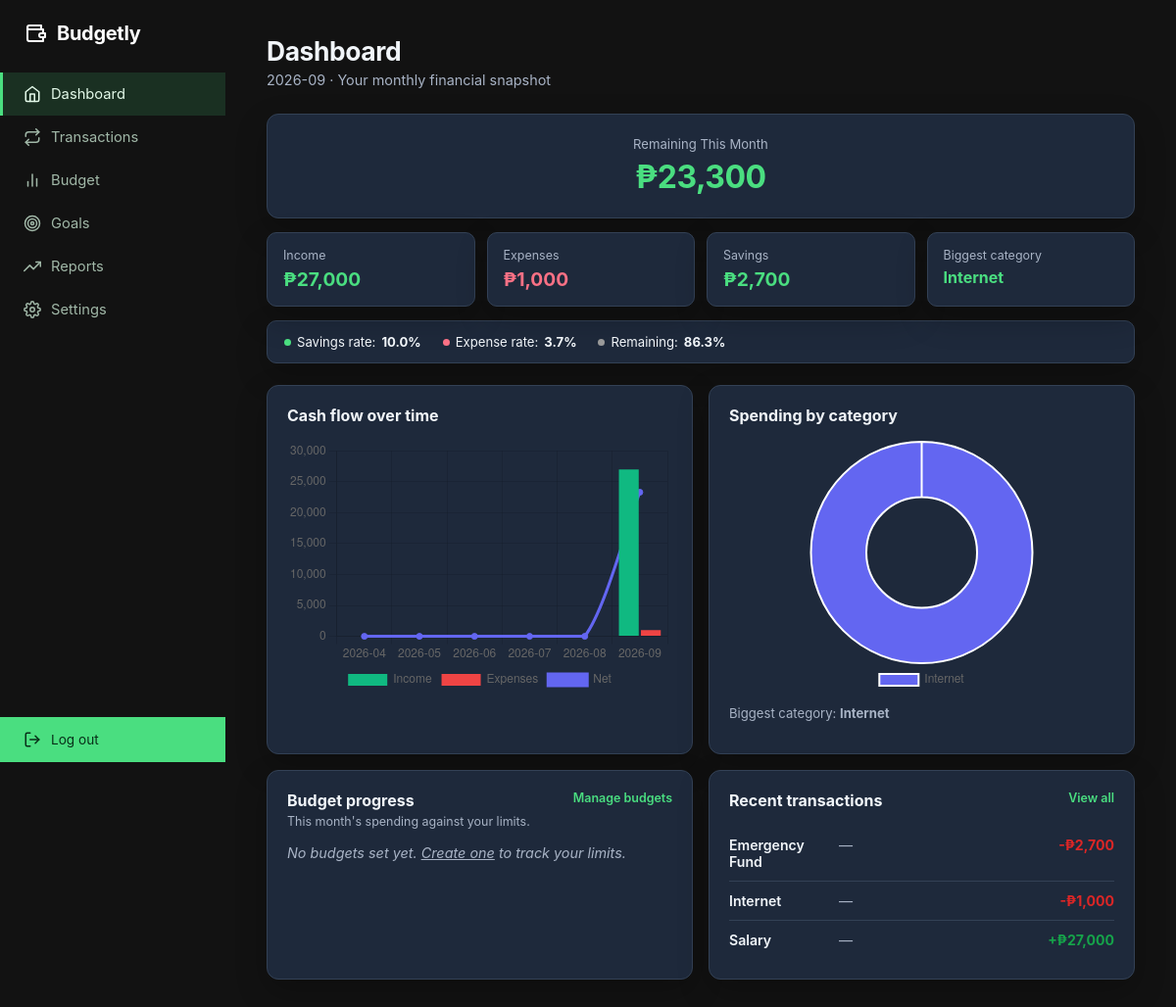
/ (signed in), run on the app's committed database.
### tables this page shows
CREATE TABLE transactions (
            id INTEGER PRIMARY KEY AUTOINCREMENT,
            user_id INTEGER NOT NULL,
            group_name TEXT NOT NULL,       -- income / fixed_expense / variable_expense / savings
            category TEXT NOT NULL,
            description TEXT,
            amount REAL NOT NULL,
            payment_method TEXT,
            date TEXT NOT NULL,
            FOREIGN KEY (user_id) REFERENCES users(id)
        );

### app.py (the view)
@app.route("/")
@login_required
def dashboard():
    from datetime import date
    this_month = date.today().strftime("%Y-%m")
    transactions = get_month_transactions(current_user.id, this_month)
    totals, category_totals = summarize(transactions)
    income = totals["income"]
    expenses = totals["fixed_expense"] + totals["variable_expense"]
    savings = totals["savings"]
    remaining = income - expenses - savings
    savings_rate = savings / income * 100 if income else 0
    expense_rate = expenses / income * 100 if income else 0
    remaining_rate = remaining / income * 100 if income else 0
    from database import get_db
    conn = get_db()
    recent = conn.execute(
        "SELECT * FROM transactions "
        "WHERE user_id = ? ORDER BY date DESC, id DESC LIMIT 6",
        (current_user.id,),
    ).fetchall()
    conn.close()
    report = get_report_data(current_user.id, 6)
    settings = get_user_settings(current_user.id)
    budget_progress = get_budget_progress(
        current_user.id,
        this_month,
        int(settings["budget_alert_threshold"]),
    )
    biggest_category = max(category_totals, key=category_totals.get) if category_totals else None
    return render_template(
        "dashboard.html",
        income=income,
        expenses=expenses,
        savings=savings,
        remaining=remaining,
        savings_rate=savings_rate,
        expense_rate=expense_rate,
        remaining_rate=remaining_rate,
        category_totals=category_totals,
        recent=recent,
        biggest_category=biggest_category,
        this_month=this_month,
        budget_progress=budget_progress,
        trend_labels=report["trend_labels"],
        trend_income=report["trend_income"],
        trend_expense=report["trend_expense"],
        trend_net=report["trend_net"],
    )

### app.py (called while the page is built)
@app.context_processor
def inject_user_preferences():
    if not current_user.is_authenticated:
        return {"currency_symbol": CURRENCY_SYMBOLS["PHP"], "compact_mode": False}
    settings = get_user_settings(current_user.id)
    return {
        "currency_symbol": CURRENCY_SYMBOLS.get(settings["currency"], "₱"),
        "compact_mode": bool(settings["compact_mode"]),
    }

### budgets/routes.py (called while the page is built, shortened)
def get_budget_progress(user_id, month, threshold):
    conn = get_db()
    budgets = conn.execute(
        "SELECT * FROM budgets WHERE user_id = ? AND month = ? ORDER BY category",
        (user_id, month),
    ).fetchall()
    conn.close()
    _, actual_by_category = summarize(get_month_transactions(user_id, month))
    result = []
    return result

### database.py (called while the page is built, shortened)
def get_db():
    conn = sqlite3.connect(DB_PATH)
    conn.row_factory = sqlite3.Row
    conn.execute("PRAGMA foreign_keys = ON")
    return conn

def get_user_settings(user_id):
    conn = get_db()
    row = conn.execute("SELECT * FROM user_settings WHERE user_id = ?", (user_id,)).fetchone()
    conn.close()
    settings = dict(SETTINGS_DEFAULTS)
    if row:
        settings.update(dict(row))
    return settings

### reports/routes.py (called while the page is built)
def month_sequence(count):
    today = date.today()
    result = []
    year, month = today.year, today.month
    for _ in range(count):
        result.append(f"{year:04d}-{month:02d}")
        month -= 1
        if month == 0:
            month, year = 12, year - 1
    return list(reversed(result))

### transactions/routes.py (called while the page is built)
def get_month_transactions(user_id, month):
    conn = get_db()
    rows = conn.execute(
        "SELECT * FROM transactions WHERE user_id = ? AND date LIKE ? ORDER BY date DESC, id DESC",
        (user_id, f"{month}%"),
    ).fetchall()
    conn.close()
    return rows

def summarize(transactions):
    totals = {"income": 0, "fixed_expense": 0, "variable_expense": 0, "savings": 0}
    category_totals = {}
    for transaction in transactions:
        group = transaction["group_name"]
        if group not in totals:
            continue
        totals[group] += transaction["amount"]
        if group in ("fixed_expense", "variable_expense"):
            category_totals[transaction["category"]] = (
                category_totals.get(transaction["category"], 0) + transaction["amount"]
            )
    return totals, category_totals

### templates/dashboard.html (shortened to what this page needs)
{% extends "base.html" %}
{% block content %}
<h1 class="page-title">Dashboard</h1>
<p class="page-subtitle">{{ this_month }} · Your monthly financial snapshot</p>
<div class="balance-hero">
    <span class="label">Remaining This Month</span>
    <span class="value {{ 'positive' if remaining >= 0 else 'negative' }}">{{ currency_symbol }}{{ "{:,.0f}".format(remaining) }}</span>
</div>
<div class="summary">
    <div class="card income">
        <span class="label">Income</span>
        <span class="value">{{ currency_symbol }}{{ "{:,.0f}".format(income) }}</span>
    </div>
    <div class="card expense">
        <span class="label">Expenses</span>
        <span class="value">{{ currency_symbol }}{{ "{:,.0f}".format(expenses) }}</span>
    </div>
    <div class="card savings">
        <span class="label">Savings</span>
        <span class="value">{{ currency_symbol }}{{ "{:,.0f}".format(savings) }}</span>
    </div>
    <div class="card insight">
        <span class="label">Biggest category</span>
        <span class="value">{{ biggest_category or "—" }}</span>
    </div>
</div>
<div class="rates">
    <div class="rate-item">
        <span class="dot green"></span> Savings rate: <strong>{{ "%.1f"|format(savings_rate) }}%</strong>
    </div>
    <div class="rate-item">
        <span class="dot red"></span> Expense rate: <strong>{{ "%.1f"|format(expense_rate) }}%</strong>
    </div>
    <div class="rate-item">
        <span class="dot gray"></span> Remaining: <strong>{{ "%.1f"|format(remaining_rate) }}%</strong>
    </div>
</div>
<div class="dashboard-grid">
    <section class="panel">
        <h2>Cash flow over time</h2>
        {% if trend_labels %}
        <div class="chart-wrap dashboard-chart"><canvas id="cashFlowChart"></canvas></div>
        {% else %}
        <p class="empty">Add transactions to see your trend.</p>
        {% endif %}
    </section>
    <section class="panel">
        <h2>Spending by category</h2>
        {% if category_totals %}
        <div class="chart-wrap dashboard-chart"><canvas id="categoryChart"></canvas></div>
        {% if biggest_category %}
        <p class="hint">Biggest category: <strong>{{ biggest_category }}</strong></p>
        {% endif %}
        {% else %}
        <p class="empty">No spending logged yet this month.</p>
        {% endif %}
    </section>
</div>
<div class="dashboard-grid">
    <section class="panel">
        <div class="panel-heading-row">
            <div>
                <h2>Budget progress</h2>
                <p class="panel-description">This month's spending against your limits.</p>
            </div>
            <a class="panel-link" href="{{ url_for('budget') }}">Manage budgets</a>
        </div>
        {% if budget_progress %}
        <div class="dashboard-budget-list">
            {% for budget in budget_progress[:5] %}
            <div class="dashboard-budget-row">
                <div class="dashboard-budget-heading">
                    <strong>{{ budget.category }}</strong>
                    <span class="{{ 'neg' if budget.status == 'over' else '' }}">{{ budget.percentage }}%</span>
                </div>
                <div class="dashboard-budget-bar"><span class="{{ budget.status }}" style="width: {{ budget.progress }}%"></span></div>
                <div class="dashboard-budget-foot">
                    <span>{{ currency_symbol }}{{ "{:,.0f}".format(budget.actual) }} spent</span>
                    <span>of {{ currency_symbol }}{{ "{:,.0f}".format(budget.budget) }}</span>
                </div>
            </div>
            {% endfor %}
        </div>
        {% else %}
        <p class="empty">No budgets set yet. <a href="{{ url_for('budget') }}">Create one</a> to track your limits.</p>
        {% endif %}
    </section>
    <section class="panel">
        <div class="panel-heading-row">
            <h2>Recent transactions</h2>
            <a class="panel-link" href="{{ url_for('transactions') }}">View all</a>
        </div>
        {% if recent %}
        <ul class="recent-list">
            {% for t in recent %}
            <li>
                <span class="cat">{{ t.category }}</span>
                <span class="desc">{{ t.description or "—" }}</span>
                <span class="amt {{ 'pos' if t.group_name == 'income' else 'neg' }}">
                    {{ '+' if t.group_name == 'income' else '-' }}{{ currency_symbol }}{{ "{:,.0f}".format(t.amount) }}
                </span>
            </li>
            {% endfor %}
        </ul>
        {% else %}
        <p class="empty">No transactions yet. <a href="{{ url_for('transactions') }}">Add one</a>.</p>
        {% endif %}
    </section>
</div>
<script>
const dashboardTrendData = JSON.parse(document.getElementById('dashboardTrendData').textContent);
const cashFlowCanvas = document.getElementById('cashFlowChart');
if (cashFlowCanvas) {
    new Chart(cashFlowCanvas, {
        type: 'bar',
        data: {
            labels: dashboardTrendData.labels,
            datasets: [
                { label: 'Income', data: dashboardTrendData.income, backgroundColor: '#10b981' },
                { label: 'Expenses', data: dashboardTrendData.expense, backgroundColor: '#ef4444' },
                { label: 'Net', data: dashboardTrendData.net, type: 'line', borderColor: '#6366f1', backgroundColor: '#6366f1', tension: 0.25 }
            ]
        },
        options: {
            responsive: true,
            maintainAspectRatio: false,
            plugins: { legend: { position: 'bottom' } },
            scales: { y: { beginAtZero: true } }
        }
    });
}
</script>
{% if category_totals %}
<script>
const categoryData = JSON.parse(document.getElementById('categoryData').textContent);
const ctx = document.getElementById('categoryChart');
new Chart(ctx, {
    type: 'doughnut',
    data: {
        labels: categoryData.labels,
        datasets: [{
            data: categoryData.values,
            backgroundColor: ['#6366f1', '#ec4899', '#f59e0b', '#10b981', '#3b82f6', '#ef4444', '#8b5cf6', '#14b8a6']
        }]
    },
    options: {
        responsive: true,
        maintainAspectRatio: false,
        plugins: { legend: { position: 'bottom' } }
    }
});
</script>
{% endif %}
{% endblock %}

### templates/base.html (shortened to what this page needs)
<!DOCTYPE html>
<html lang="en">
<head>
    <link rel="stylesheet" href="{{ url_for('static', filename='style.css') }}">
</head>
<body class="{{ 'compact-mode' if compact_mode else '' }}">
    {% if current_user.is_authenticated %}
    <div class="app-shell">
        <aside class="sidebar" id="sidebar">
            <div class="brand">
                <svg class="nav-icon" viewBox="0 0 24 24" fill="none" stroke="currentColor" stroke-width="2" stroke-linecap="round" stroke-linejoin="round">
                    <path d="M20 12V8H6a2 2 0 0 1-2-2c0-1.1.9-2 2-2h12v4"></path>
                    <path d="M4 6v12c0 1.1.9 2 2 2h14v-4"></path>
                    <path d="M18 12a2 2 0 0 0 0 4h4v-4h-4z"></path>
                </svg>
                <span>Budgetly</span>
            </div>
            <nav>
                <a href="{{ url_for('dashboard') }}" class="{{ 'active' if request.endpoint == 'dashboard' }}">
                    <svg class="nav-icon" viewBox="0 0 24 24" fill="none" stroke="currentColor" stroke-width="2" stroke-linecap="round" stroke-linejoin="round">
                        <path d="M3 9l9-7 9 7v11a2 2 0 0 1-2 2H5a2 2 0 0 1-2-2z"></path>
                        <polyline points="9 22 9 12 15 12 15 22"></polyline>
                    </svg>
                    Dashboard
                </a>
                <a href="{{ url_for('transactions') }}" class="{{ 'active' if request.endpoint == 'transactions' }}">
                    <svg class="nav-icon" viewBox="0 0 24 24" fill="none" stroke="currentColor" stroke-width="2" stroke-linecap="round" stroke-linejoin="round">
                        <polyline points="17 1 21 5 17 9"></polyline>
                        <path d="M3 11V9a4 4 0 0 1 4-4h14"></path>
                        <polyline points="7 23 3 19 7 15"></polyline>
                        <path d="M21 13v2a4 4 0 0 1-4 4H3"></path>
                    </svg>
                    Transactions
                </a>
                <a href="{{ url_for('budget') }}" class="{{ 'active' if request.endpoint == 'budget' }}">
                    <svg class="nav-icon" viewBox="0 0 24 24" fill="none" stroke="currentColor" stroke-width="2" stroke-linecap="round" stroke-linejoin="round">
                        <line x1="18" y1="20" x2="18" y2="10"></line>
                        <line x1="12" y1="20" x2="12" y2="4"></line>
                        <line x1="6" y1="20" x2="6" y2="14"></line>
                    </svg>
                    Budget
                </a>
                <a href="{{ url_for('goals') }}" class="{{ 'active' if request.endpoint == 'goals' }}">
                    <svg class="nav-icon" viewBox="0 0 24 24" fill="none" stroke="currentColor" stroke-width="2" stroke-linecap="round" stroke-linejoin="round">
                        <circle cx="12" cy="12" r="10"></circle>
                        <circle cx="12" cy="12" r="6"></circle>
                        <circle cx="12" cy="12" r="2"></circle>
                    </svg>
                    Goals
                </a>
                <a href="{{ url_for('reports') }}" class="{{ 'active' if request.endpoint == 'reports' }}">
                    <svg class="nav-icon" viewBox="0 0 24 24" fill="none" stroke="currentColor" stroke-width="2" stroke-linecap="round" stroke-linejoin="round">
                        <polyline points="23 6 13.5 15.5 8.5 10.5 1 18"></polyline>
                        <polyline points="17 6 23 6 23 12"></polyline>
                    </svg>
                    Reports
                </a>
                <a href="{{ url_for('settings') }}" class="{{ 'active' if request.endpoint == 'settings' }}">
                    Settings
                </a>
            </nav>
            <form action="{{ url_for('logout') }}" method="POST" class="logout-form">
                <button type="submit" class="logout">
                <svg class="nav-icon" viewBox="0 0 24 24" fill="none" stroke="currentColor" stroke-width="2" stroke-linecap="round" stroke-linejoin="round">
                    <path d="M9 21H5a2 2 0 0 1-2-2V5a2 2 0 0 1 2-2h4"></path>
                    <polyline points="16 17 21 12 16 7"></polyline>
                    <line x1="21" y1="12" x2="9" y2="12"></line>
                </svg>
                <span>Log out</span>
                </button>
            </form>
        </aside>
        <main class="content">
            {% block content %}{% endblock %}
        </main>
    </div>
    {% endif %}
</body>
</html>

### data on the page
transactions: category "Internet", description "—", group_name "-", currency_symbol "₱", amount "1,000"
transactions: category "Emergency Fund", description "—", group_name "-", currency_symbol "₱", amount "2,700"
transactions: category "Salary", description "—", group_name "+", currency_symbol "₱", amount "27,000"

### other printed values
{{ currency_symbol }} "₱"
{{ "{:,.0f}".format(remaining) }} "23,300"
{{ "{:,.0f}".format(income) }} "27,000"
{{ "{:,.0f}".format(expenses) }} "1,000"
{{ "{:,.0f}".format(savings) }} "2,700"
{{ "%.1f"|format(savings_rate) }} "10.0"
{{ "%.1f"|format(expense_rate) }} "3.7"
{{ "%.1f"|format(remaining_rate) }} "86.3"
